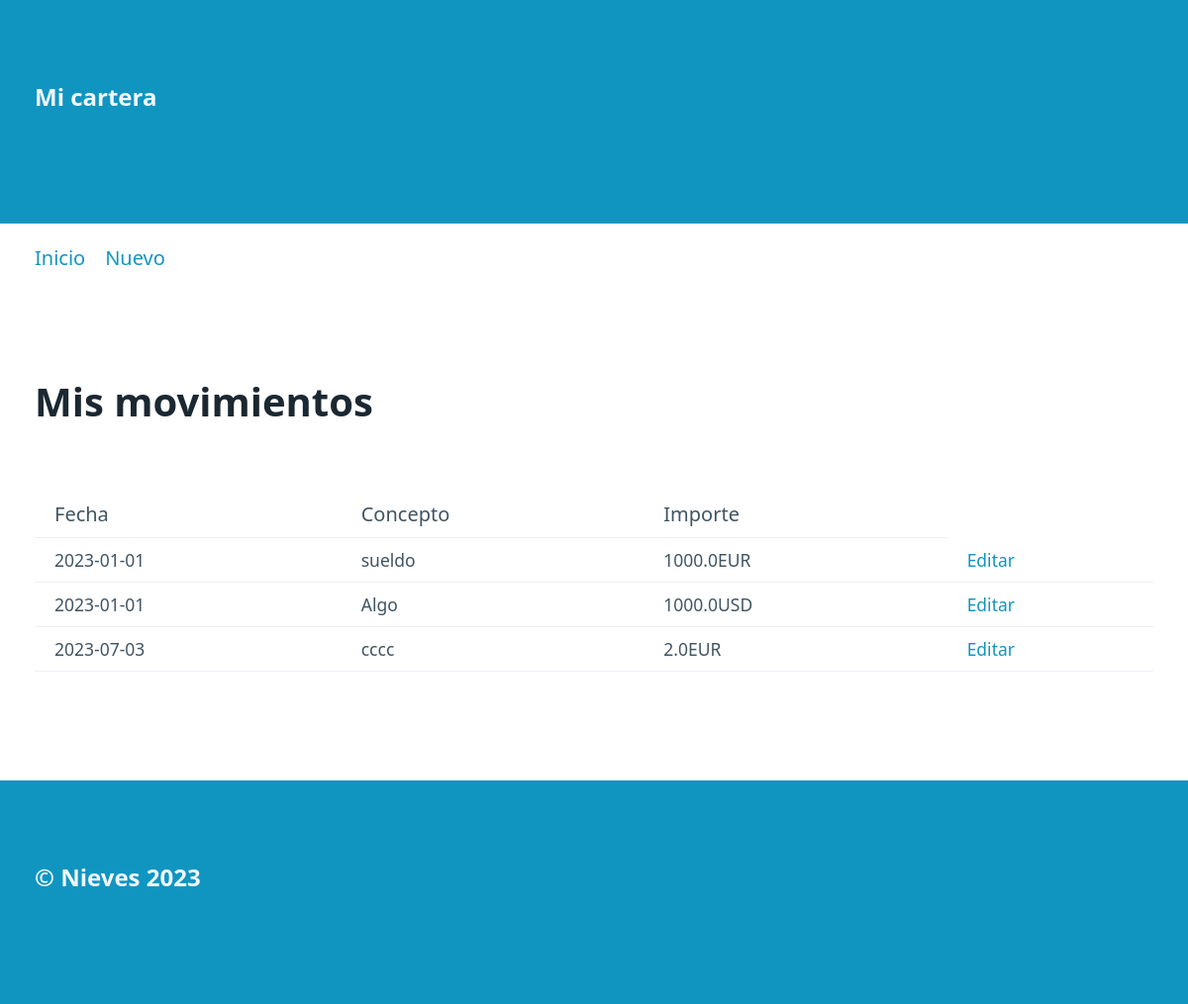
Before: / with the older database file.
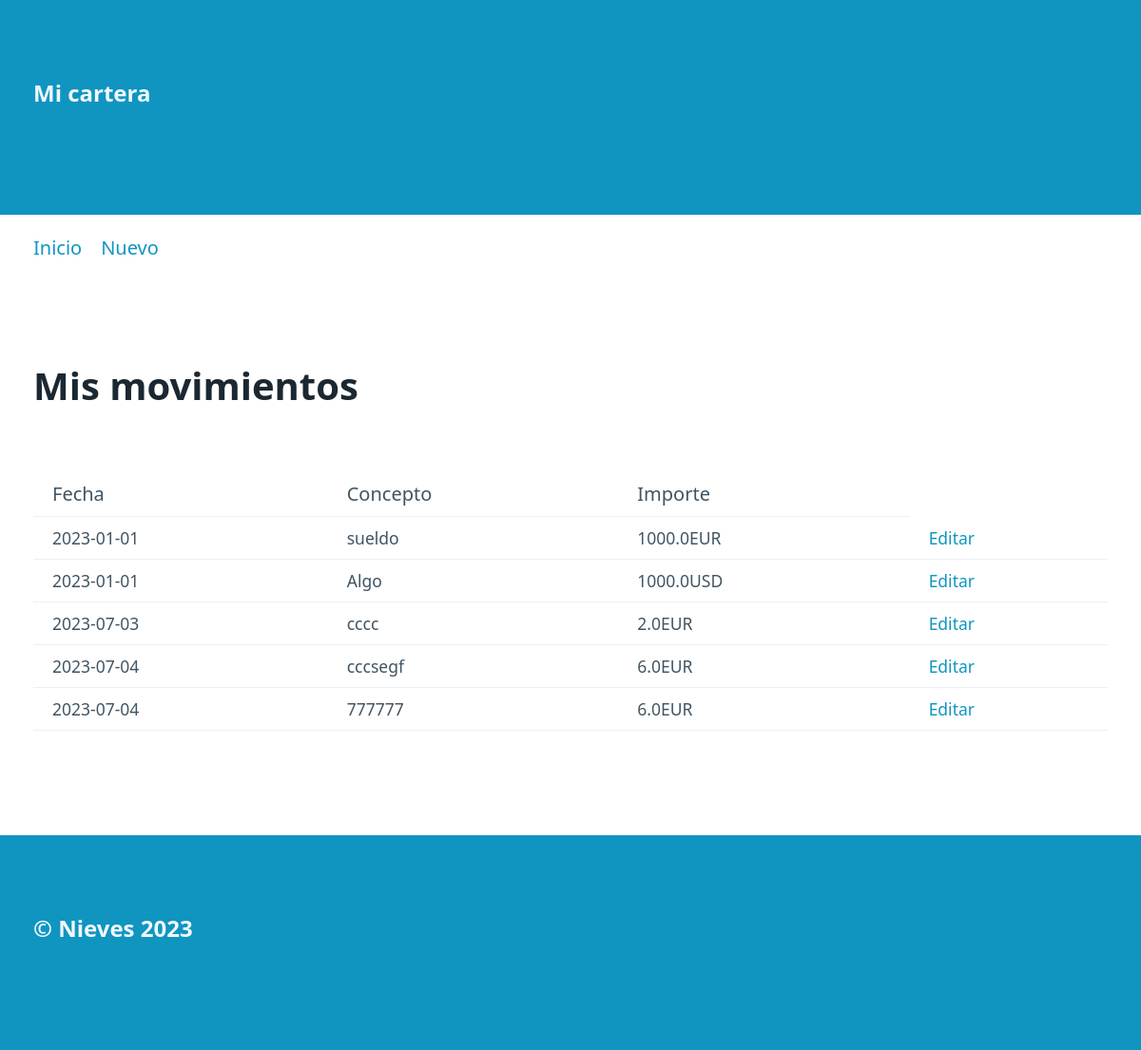
After: the same page with the newer database file.
### tables this page shows
CREATE TABLE "movements" (
	"id"	INTEGER UNIQUE,
	"date"	TEXT NOT NULL,
	"abstract"	TEXT NOT NULL,
	"amount"	REAL NOT NULL,
	"currency"	TEXT NOT NULL,
	PRIMARY KEY("id" AUTOINCREMENT)
);

### mi_cartera/routes.py (the view)
@app.route("/")  #crear la ruta
def index():
    try:
        return render_template("index.html",the_movements=dao.get_all(), title = "Todos") #necesitamos el render templates(jinya) para llamr a midoc html pero tiene que estar dentro de la carperta templates que debe de estar dentro de la carpeta mi cartera. si no no va
    except ValueError as e:
        flash("Su fichero de datos esta corrupto")
        flash(str(e))
        return render_template("index.html",the_movementes=[],title = "Todos")

### mi_cartera/models.py (called while the page is built)
    @property
    def date(self):
        return self._date

    @date.setter
    def date(self,value):
        self._date = date.fromisoformat(value)
        if self._date > date.today():
            raise ValueError("la fecha debe ser anterior al dia de hoy")

    @property
    def amount(self):
        return self._amount

    @amount.setter
    def amount(self,value):
        self._amount = float(value)
        if self._amount == 0:
            raise ValueError("la cantidad debe ser posiva o negativa")

    @property
    def currency(self):
        return self._currency

    @currency.setter
    def currency(self,value):
        self._currency =  value
        if self._currency not in CURRENCIES:
            raise ValueError(f"currency must be in {CURRENCIES}")

    def get_all(self):
        query = """
        SELECT date,abstract,amount,currency,id
         FROM movements
         ORDER by date;
        """
        conn = sqlite3.connect(self.path)
        cur = conn.cursor()
        cur.execute(query)
        res = cur.fetchall()
        """
        lista=[]
        for reg in res:
            lista.append(Movement(*reg))
        """
        lista = [Movement(*reg) for reg in res]  #list comprehension
        conn.close()
        return lista

### mi_cartera/templates/index.html (shortened to what this page needs)
{% extends "base.html" %}
{% block content %}
    <main>
        <h1>Mis movimientos</h1>
        <table>
            <tr>
                <th>Fecha</th>
                <th>Concepto</th>
                <th>Importe</th>
            </tr>
            {% for movement in the_movements%}
            <tr>
                <td>{{ movement.date}}</td>
                <td>{{ movement.abstract}}</td>
                <td>{{ movement.amount}}{{movement.currency}}</td>
                <td><a href="/update_movement/{{movement.id}}">Editar</a></td>
            </tr>
            {% endfor %}
        </table>
    </main>
{% endblock %}

### mi_cartera/templates/base.html (shortened to what this page needs)
<html lang="en">
<head>
    <link rel="stylesheet" href="/static/pico.css">
    <link rel="stylesheet" href="/static/style.css">
</head>
<body>
    <header>
       <p class="container"> Mi cartera</p>
    </header>
    <nav class = "container">
        <ul>
            <li><a href="/">Inicio</a> </li>
            <li><a href="/new_movement">Nuevo</a></li>
        </ul>
    </nav>
    <main class="container">
        {% block content %}{% endblock %}
    </main>
    <footer>
        <p class="container">&copy; Nieves 2023</p>
    </footer>
</body>
</html>

### mi_cartera/static/style.css (style rules this page uses)
header , footer { background-color: var(--primary); }
header p , footer p { color: aliceblue; font-weight: bold; font-size: 1.2em; }

Changed rows visible on the page:
added movements: date "2023-07-04", abstract "cccsegf", amount "6.0", currency "EUR"
added movements: date "2023-07-04", abstract "777777", amount "6.0", currency "EUR"
